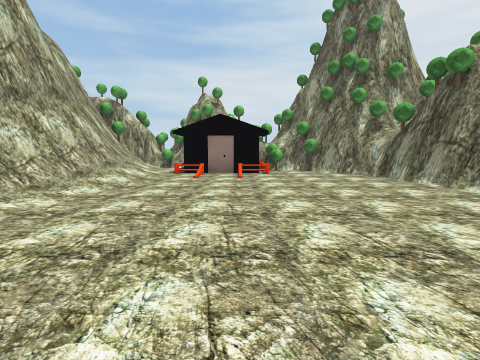
[1] (above)

19 first-person views from a walk through a 3-D level made in the Unity game engine. The camera is 1.2 m above the floor, tilts 6° down and sees 85° across. The floor is counted in squares, 2 m on a side. Each view is taken from the middle of a square. On the plan, view 1 faces up. The plan holds only what a view shows up to about 9 squares ahead; the rest is blank. The place goes on beyond the plan. Some trees and plants on the terrain are drawn as simple stand-ins. The player character is not drawn. Some animated figures are not drawn. Some surface patterns are stand-ins.

[2]
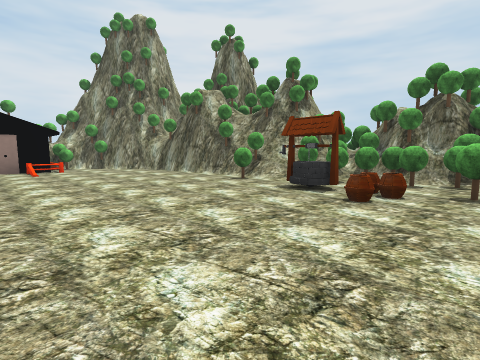

[3]
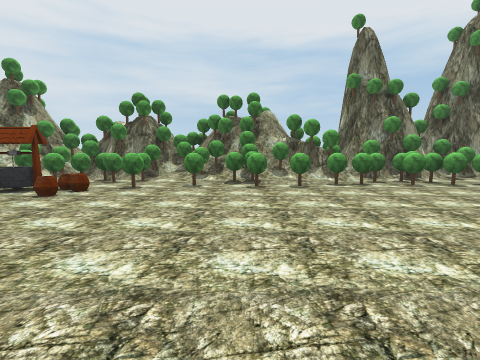

[4]
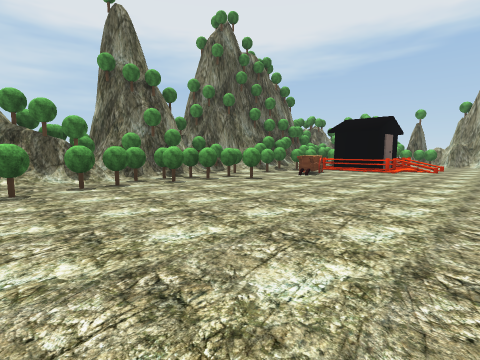

[5]
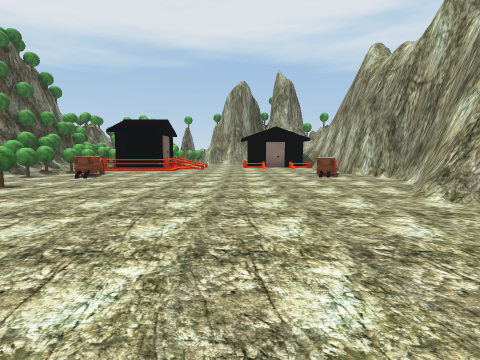

[6]
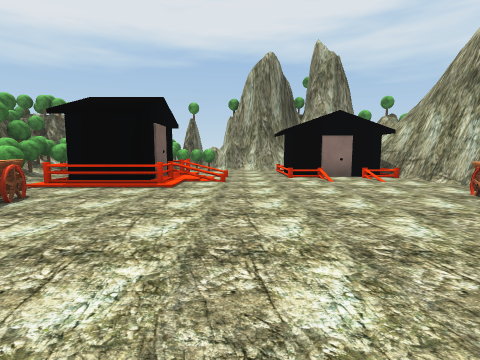

[7]
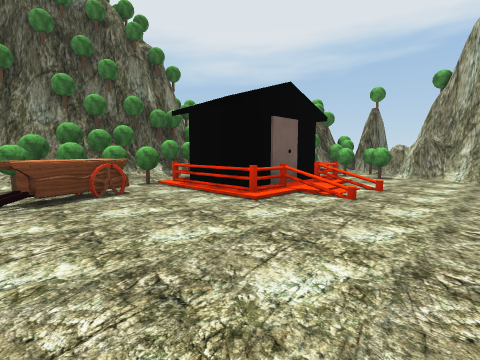

[8]
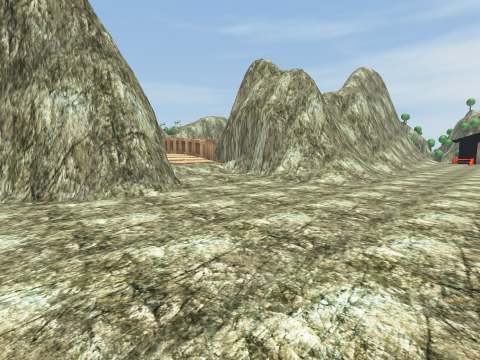

[9]
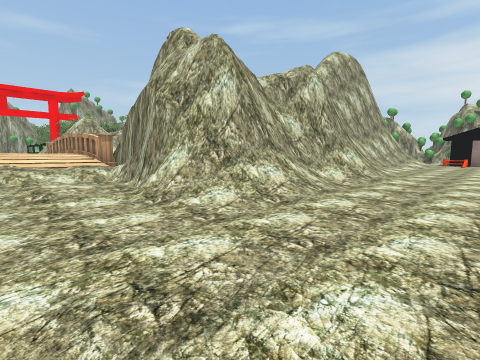

[10]
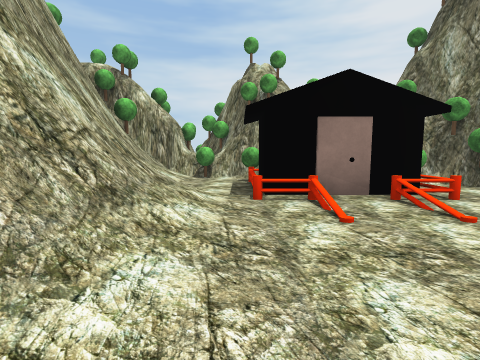

[11]
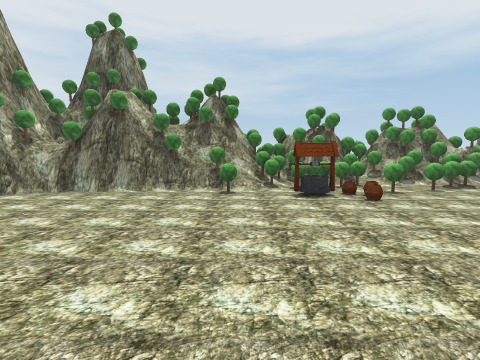

[12]
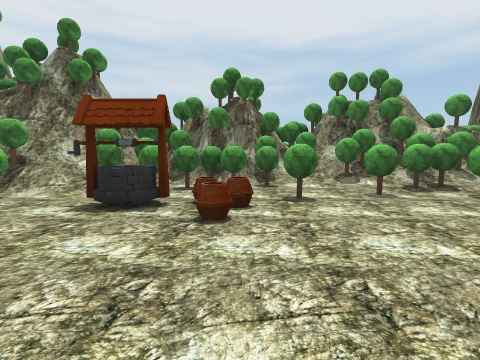

[13]
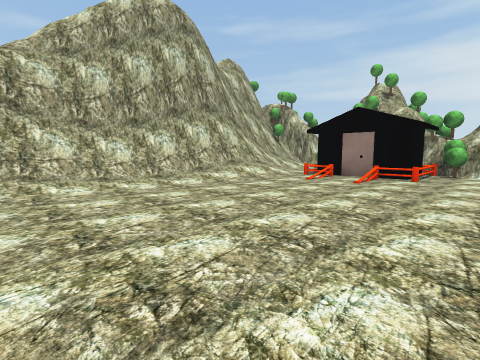

[14]
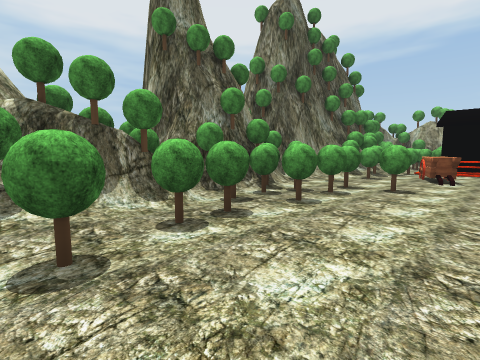

[15]
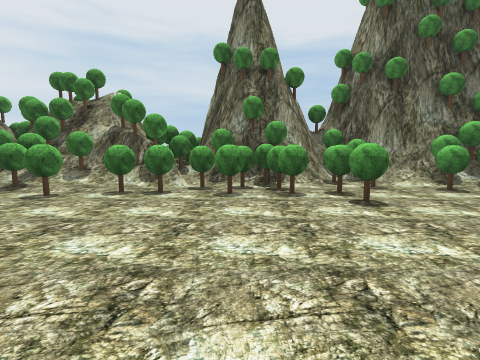

[16]
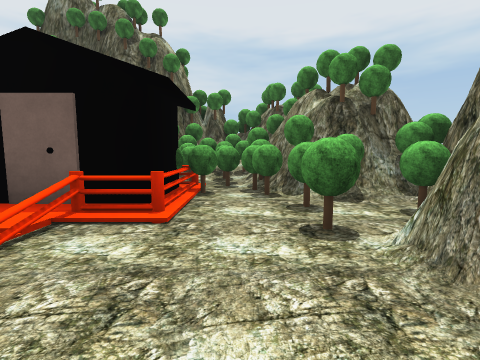

[17]
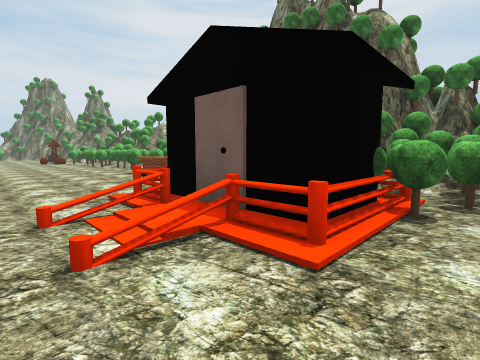

[18]
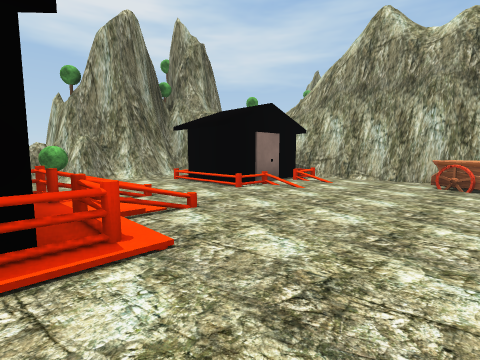

[19]
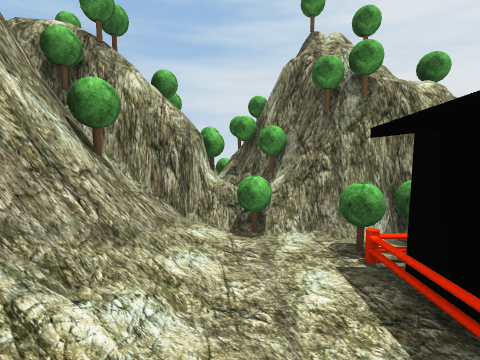

### Floor plan
Key: @ floor where view 1 was taken; # wall or solid block; . main floor; : floor 1 m higher than the main floor; / step, stairs or slope; ^ raised ledge; T tree; H house; W well; C cart; O other object.
Columns run from 9 left of view 1 to 8 right of it. Each row starts with its distance up from view 1.
 13      OO
 12      TT
 11     ####
 10     #:TTT####
  9     ##//  TT#
  8      #//H#/.##
  7      #////...#
  6      ##/.....#
  5      ##/.....##
  4      ##......T#O
  3      #/......T#
  2      #/.....T/#T
  1      ##.....WTTTT
  0       #/.@..WTTTO
 -1       #/...OOTTTOO
 -2       #/....T.TTO
 -3       #/.....TTTO
 -4    ####/.....TTTT
 -5 ^^^/##//.....TT##
 -6  :////.......TTTO
 -7  ^^//........TTTO
 -8      #.......TT#
 -9     ##.......TT#
-10     #.......T.O##
-11     #.......CT/#
-12     #.C.....CTT#
-13     #........TT#
-14     #/....HHHHT#
-15     ##///..HOOT#
-16     ####/..HTOTTT
-17        #/...TTOTO
-18        ###TTT###
-19         ###TT
-20           ##T

Where each view was taken, in squares from view 1:
view 1: 0 up, 0 right, facing up
view 2: 2 down, 1 left, facing up-right
view 3: 4 down, 2 left, facing right
view 4: 5 down, 1 left, facing down-right
view 5: 5 down, 1 left, facing down
view 6: 9 down, 0 right, facing down
view 7: 11 down, 1 left, facing down-right
view 8: 10 down, 0 right, facing up-left
view 9: 7 down, 0 right, facing up-left
view 10: 4 up, 2 left, facing up
view 11: 2 up, 3 left, facing right
view 12: 1 down, 0 right, facing right
view 13: 1 up, 2 right, facing up-left
view 14: 5 down, 2 right, facing down-right
view 15: 8 down, 0 right, facing right
view 16: 17 down, 1 left, facing right
view 17: 17 down, 0 right, facing up-right
view 18: 12 down, 2 right, facing down-left
view 19: 7 up, 3 left, facing up
